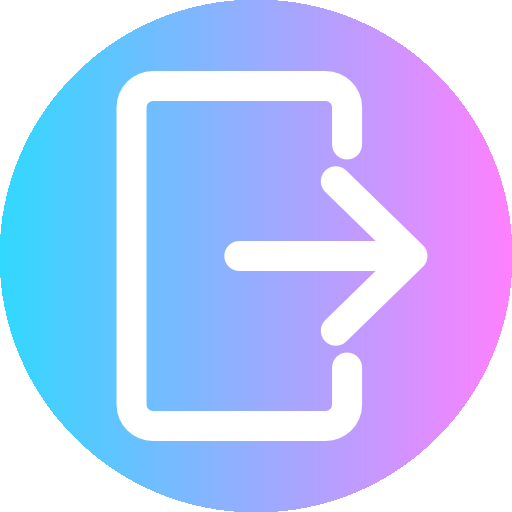
#> input picture image_and_ui/1053210.png, 512 x 512 px
$ python -i hw4Lib.py   (imports and definitions only)   (older library calls are emulated)
#> lines starting #> are read from the running program, lines starting #| are printed output that depends on the picture
import cv2
import numpy as np

# [49 lines left out: functions max_filter, min_filter, median_filter, average_filter, not called in this run]

def laplace(img):
    F1 = [[0, 1, 0], [1, -4, 1], [0, 1, 0]];
    filteredImage = np.zeros((img.shape[0], img.shape[1]))
    for i in range(img.shape[0] - 2):
        for j in range(img.shape[1] - 2):
            dot_product = np.dot(F1, img[i:i + 3, j:j + 3])
            summationResult = sum(map(sum, dot_product))
            filteredImage[i + 1][j + 1] = summationResult
    "Laplace"
    filteredImage = cv2.Laplacian(img, cv2.CV_64F)
    return filteredImage

def sobels(img):
    kernel_x = np.array([[1.0, 0.0, -1.0], [2.0, 0.0, -2.0], [1.0, 0.0, -1.0]])
    kernel_y = np.array([[1.0, 2.0, 1.0], [0.0, 0.0, 0.0], [-1.0, -2.0, -1.0]])
    [rows, columns] = np.shape(img)
#> rows = 512; columns = 512
    sobel_filtes = np.zeros(shape=(rows, columns))
    for i in range(rows - 2):
        for j in range(columns - 2):
            gx = np.sum(np.multiply(kernel_x, img[i:i + 3, j:j + 3]))
            gy = np.sum(np.multiply(kernel_y, img[i:i + 3, j:j + 3]))
            sobel_filtes[i + 1, j + 1] = np.sqrt(gx ** 2 + gy ** 2)
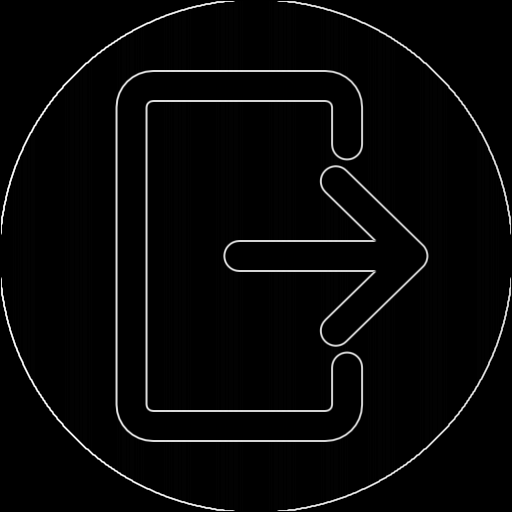
#> sobel_filtes: shape (512, 512) float64; min 0, max 380.1, mean 10.6; drawn with min black and max white
    sobel_filtes = np.require(sobel_filtes, np.uint8, 'C')
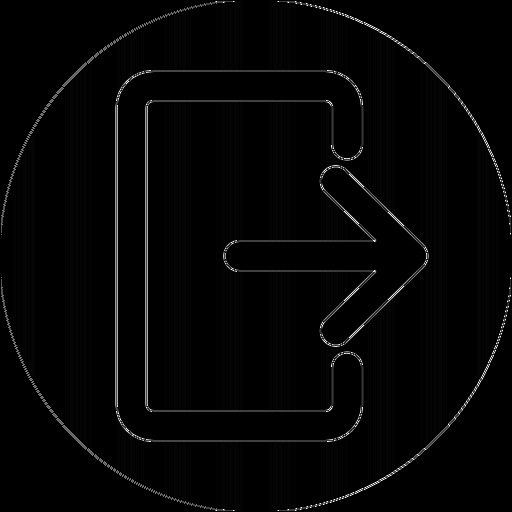
#> sobel_filtes: shape (512, 512); min 0, max 255, mean 4.7
    return sobel_filtes

def sobel_filter(img):
    final_image_array = sobels(img)
    return final_image_array

def sobelMask(img):
    mask = cv2.blur(img, (5, 5))
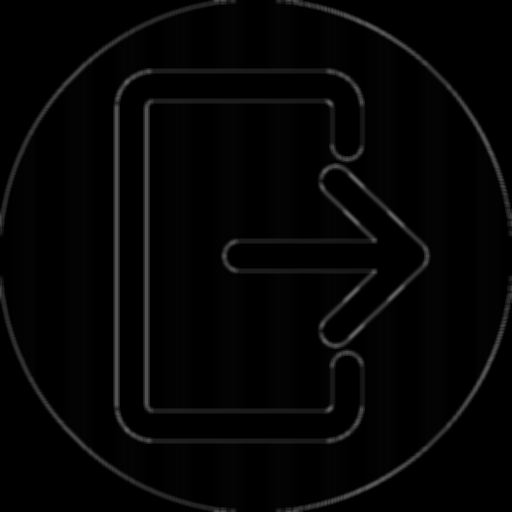
#> mask: shape (512, 512); min 0, max 99, mean 4.7
    return mask

# [16 lines left out: functions sobel_mask_filter, laplacian_filter, sharpened_filter, not called in this run]

def f_filter(img):
    final_image_array = sobels(img)
    blur_filter = sobelMask(final_image_array)
    laplacia_array = laplace(img)
#> after the loop in laplace, `for i in range(img.shape[0] - 2):`:
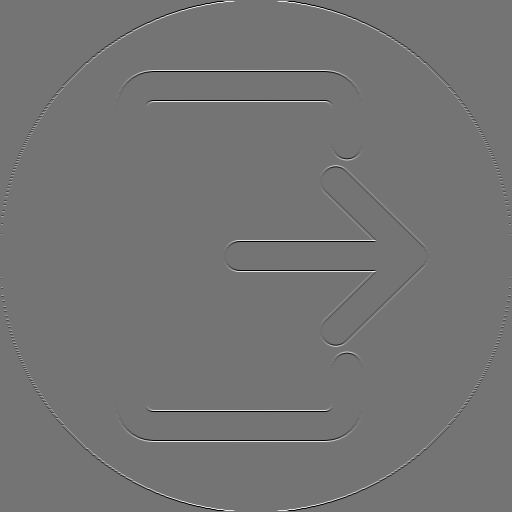
#> filteredImage: shape (512, 512) float64; min -246, max 294, mean 0; drawn with min black and max white
#> in laplace, `filteredImage = cv2.Laplacian(img, cv2.CV_64F)`:
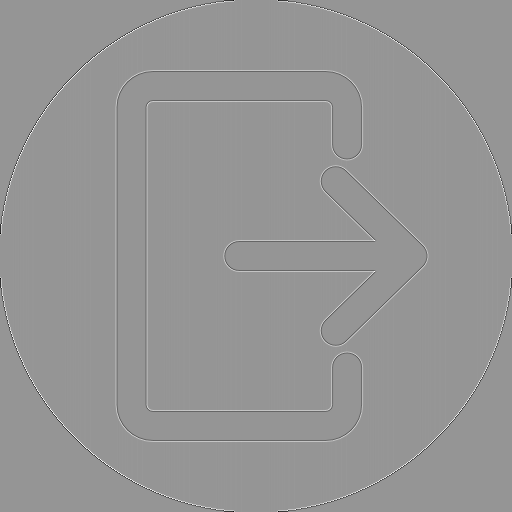
#> filteredImage: shape (512, 512) float64; min -255, max 179, mean 0; drawn with min black and max white
    laplacia_array = np.uint8(np.absolute((laplacia_array)))
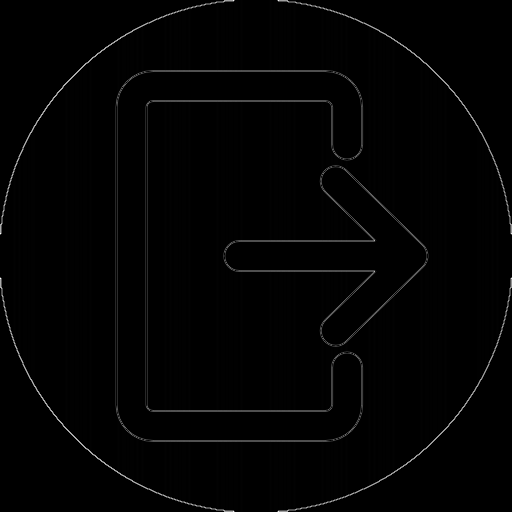
#> laplacia_array: shape (512, 512); min 0, max 255, mean 2.8
    shape_filter = cv2.add(img, laplacia_array)
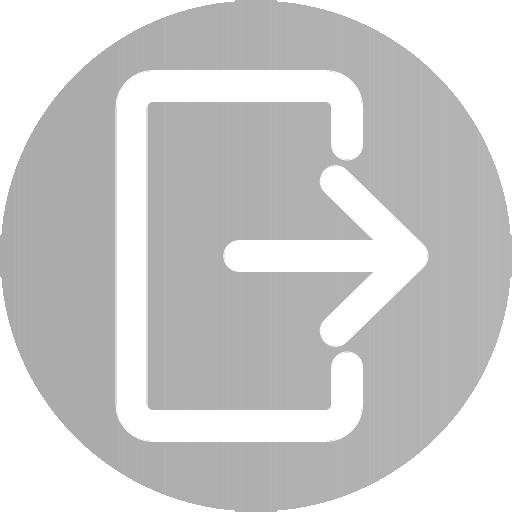
#> shape_filter: shape (512, 512); min 170, max 255, mean 204.8
    masked_image = cv2.bitwise_and(blur_filter, shape_filter)
    return masked_image

# [22 lines left out: functions g_filter, power_low_filter, not called in this run]

>>> import cv2
>>> picture = cv2.imread('image_and_ui/1053210.png', cv2.IMREAD_GRAYSCALE)
>>> result = f_filter(picture)
